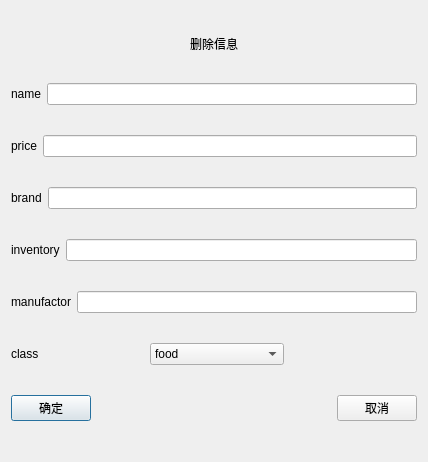
<?xml version="1.0" encoding="UTF-8"?>
<ui version="4.0">
 <class>edit</class>
 <widget class="QDialog" name="edit">
  <property name="geometry">
   <rect>
    <x>0</x>
    <y>0</y>
    <width>428</width>
    <height>462</height>
   </rect>
  </property>
  <property name="windowTitle">
   <string>Dialog</string>
  </property>
  <layout class="QVBoxLayout" name="verticalLayout">
   <item alignment="Qt::AlignHCenter">
    <widget class="QLabel" name="label">
     <property name="sizePolicy">
      <sizepolicy hsizetype="Preferred" vsizetype="Fixed">
       <horstretch>0</horstretch>
       <verstretch>0</verstretch>
      </sizepolicy>
     </property>
     <property name="text">
      <string>删除信息</string>
     </property>
    </widget>
   </item>
   <item>
    <layout class="QHBoxLayout" name="horizontalLayout">
     <item>
      <widget class="QLabel" name="label_2">
       <property name="text">
        <string>name</string>
       </property>
      </widget>
     </item>
     <item>
      <widget class="QLineEdit" name="name"/>
     </item>
    </layout>
   </item>
   <item>
    <layout class="QHBoxLayout" name="horizontalLayout_2">
     <item>
      <widget class="QLabel" name="label_3">
       <property name="text">
        <string>price</string>
       </property>
      </widget>
     </item>
     <item>
      <widget class="QLineEdit" name="price"/>
     </item>
    </layout>
   </item>
   <item>
    <layout class="QHBoxLayout" name="horizontalLayout_3">
     <item>
      <widget class="QLabel" name="label_4">
       <property name="text">
        <string>brand</string>
       </property>
      </widget>
     </item>
     <item>
      <widget class="QLineEdit" name="brand"/>
     </item>
    </layout>
   </item>
   <item>
    <layout class="QHBoxLayout" name="horizontalLayout_4">
     <item>
      <widget class="QLabel" name="label_5">
       <property name="text">
        <string>inventory</string>
       </property>
      </widget>
     </item>
     <item>
      <widget class="QLineEdit" name="inventory"/>
     </item>
    </layout>
   </item>
   <item>
    <layout class="QHBoxLayout" name="horizontalLayout_5">
     <item>
      <widget class="QLabel" name="label_6">
       <property name="text">
        <string>manufactor</string>
       </property>
      </widget>
     </item>
     <item>
      <widget class="QLineEdit" name="manufactor"/>
     </item>
    </layout>
   </item>
   <item>
    <layout class="QHBoxLayout" name="horizontalLayout_6" stretch="1,1,1">
     <item>
      <widget class="QLabel" name="label_7">
       <property name="text">
        <string>class</string>
       </property>
      </widget>
     </item>
     <item>
      <widget class="QComboBox" name="comboBox">
       <item>
        <property name="text">
         <string>food</string>
        </property>
       </item>
       <item>
        <property name="text">
         <string>drink</string>
        </property>
       </item>
       <item>
        <property name="text">
         <string>cosmetic</string>
        </property>
       </item>
       <item>
        <property name="text">
         <string>good</string>
        </property>
       </item>
      </widget>
     </item>
     <item>
      <spacer name="horizontalSpacer">
       <property name="orientation">
        <enum>Qt::Horizontal</enum>
       </property>
       <property name="sizeHint" stdset="0">
        <size>
         <width>40</width>
         <height>20</height>
        </size>
       </property>
      </spacer>
     </item>
    </layout>
   </item>
   <item>
    <layout class="QHBoxLayout" name="horizontalLayout_7">
     <item>
      <widget class="QPushButton" name="pushButton">
       <property name="text">
        <string>确定</string>
       </property>
      </widget>
     </item>
     <item>
      <spacer name="horizontalSpacer_2">
       <property name="orientation">
        <enum>Qt::Horizontal</enum>
       </property>
       <property name="sizeHint" stdset="0">
        <size>
         <width>40</width>
         <height>20</height>
        </size>
       </property>
      </spacer>
     </item>
     <item>
      <widget class="QPushButton" name="pushButton_2">
       <property name="text">
        <string>取消</string>
       </property>
      </widget>
     </item>
    </layout>
   </item>
  </layout>
 </widget>
 <resources/>
 <connections/>
</ui>
